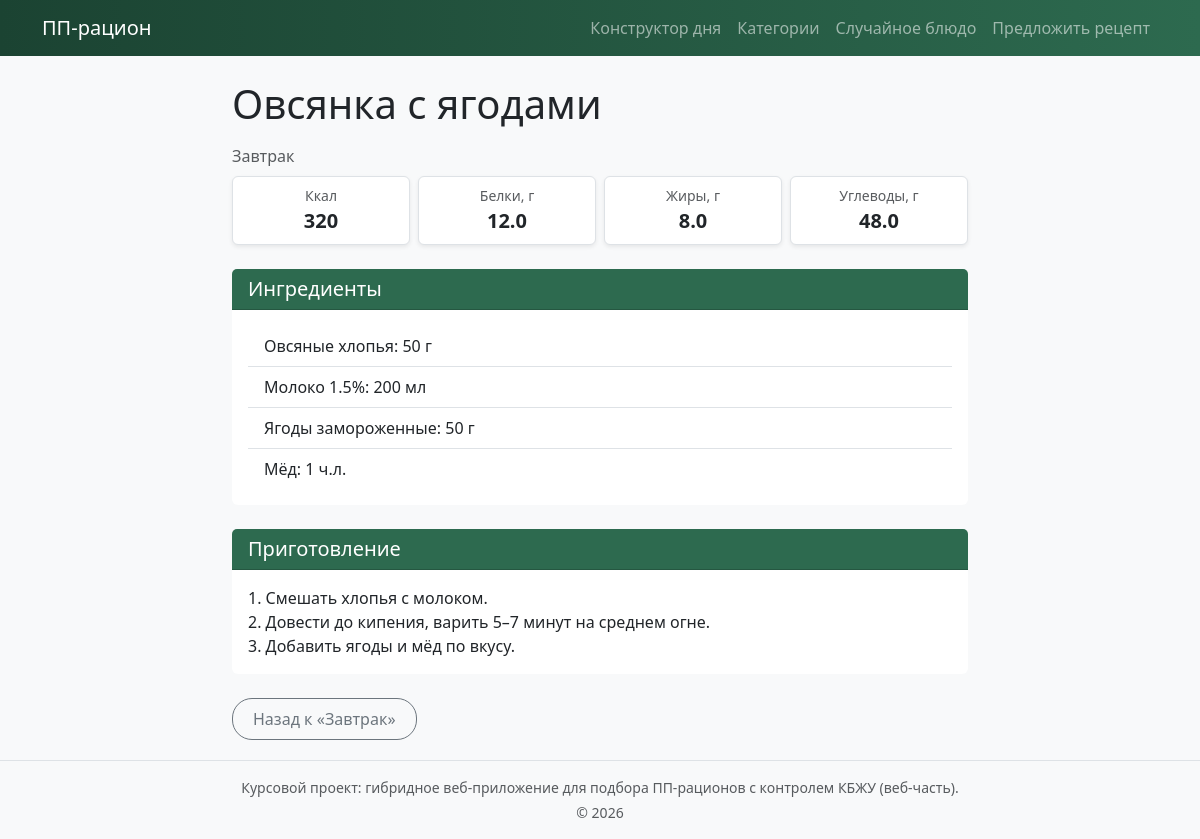
The page /recipe/Овсянка с ягодами on the database its author committed.
### tables this page shows
CREATE TABLE recipes (
            id INTEGER PRIMARY KEY,
            category_id INTEGER,
            name TEXT NOT NULL,
            instructions TEXT NOT NULL,
            kcal INTEGER NOT NULL,
            protein_g REAL NOT NULL,
            fat_g REAL NOT NULL,
            carbs_g REAL NOT NULL,
            FOREIGN KEY (category_id) REFERENCES categories (id)
        );

CREATE TABLE categories (
            id INTEGER PRIMARY KEY,
            name TEXT NOT NULL
        );

CREATE TABLE recipe_ingredients (
            recipe_id INTEGER,
            ingredient_id INTEGER,
            amount TEXT NOT NULL,
            FOREIGN KEY (recipe_id) REFERENCES recipes (id),
            FOREIGN KEY (ingredient_id) REFERENCES ingredients (id),
            PRIMARY KEY (recipe_id, ingredient_id)
        );

CREATE TABLE ingredients (
            id INTEGER PRIMARY KEY,
            name TEXT NOT NULL UNIQUE
        );

### app.py (the view)
@app.route('/recipe/<recipe_name>')
def recipe(recipe_name):
    recipe_details = get_recipe_details(recipe_name)
    if recipe_details:
        return render_template('recipe.html', recipe=recipe_details)
    flash('Рецепт не найден', 'error')
    return redirect(url_for('index'))

### models.py (called while the page is built)
def get_db_connection():
    conn = sqlite3.connect(DB_PATH)
    conn.row_factory = sqlite3.Row
    return conn

### templates/recipe.html (shortened to what this page needs)
{% extends "base.html" %}
{% block content %}
<div class="row">
    <div class="col-md-8 mx-auto">
        <h1 class="mb-3">{{ recipe.name }}</h1>
        <p class="text-muted mb-2">{{ recipe.category }}</p>
        <div class="row row-cols-2 row-cols-md-4 g-2 mb-4">
            <div class="col">
                <div class="border rounded p-2 text-center bg-white shadow-sm">
                    <div class="small text-muted">Ккал</div>
                    <div class="fs-5 fw-semibold">{{ recipe.kcal }}</div>
                </div>
            </div>
            <div class="col">
                <div class="border rounded p-2 text-center bg-white shadow-sm">
                    <div class="small text-muted">Белки, г</div>
                    <div class="fs-5 fw-semibold">{{ '%.1f'|format(recipe.protein_g) }}</div>
                </div>
            </div>
            <div class="col">
                <div class="border rounded p-2 text-center bg-white shadow-sm">
                    <div class="small text-muted">Жиры, г</div>
                    <div class="fs-5 fw-semibold">{{ '%.1f'|format(recipe.fat_g) }}</div>
                </div>
            </div>
            <div class="col">
                <div class="border rounded p-2 text-center bg-white shadow-sm">
                    <div class="small text-muted">Углеводы, г</div>
                    <div class="fs-5 fw-semibold">{{ '%.1f'|format(recipe.carbs_g) }}</div>
                </div>
            </div>
        </div>
        <div class="card mb-4">
            <div class="card-header bg-pp-header text-white">
                <h2 class="h5 mb-0">Ингредиенты</h2>
            </div>
            <div class="card-body">
                <ul class="list-group list-group-flush">
                    {% for ingredient in recipe.ingredients %}
                    <li class="list-group-item">{{ ingredient.name }}: {{ ingredient.amount }}</li>
                    {% endfor %}
                </ul>
            </div>
        </div>
        <div class="card">
            <div class="card-header bg-pp-header text-white">
                <h2 class="h5 mb-0">Приготовление</h2>
            </div>
            <div class="card-body">
                <p class="mb-0" style="white-space: pre-line;">{{ recipe.instructions }}</p>
            </div>
        </div>
        <div class="mt-4">
            <a href="{{ url_for('category', category_name=recipe.category) }}" class="btn btn-outline-secondary">
                Назад к «{{ recipe.category }}»
            </a>
        </div>
    </div>
</div>
{% endblock %}

### static/css/style.css (style rules this page uses)
html, body { height: 100%; margin: 0; padding: 0; }
body { display: flex; flex-direction: column; background-color: #f8f9fa; min-height: 100vh; }
.bg-pp-header { background-color: #2d6a4f !important; }
.card { transition: transform 0.2s; border: none; }
.card-body { display: flex; flex-direction: column; }
.btn { border-radius: 20px; padding: 8px 20px; }
.text-center { text-align: center; }

### rows shown on the page
recipes: name "Овсянка с ягодами", kcal "320", protein_g "12.0", fat_g "8.0", carbs_g "48.0", instructions "1. Смешать хлопья с молоком. 2. Довести до кипения, варить 5–7 минут на среднем огне. 3. Добавить ягоды и мёд по вкусу."
categories: category "Завтрак"
recipe_ingredients: name "Овсяные хлопья", amount "50 г"
recipe_ingredients: name "Молоко 1.5%", amount "200 мл"
recipe_ingredients: name "Ягоды замороженные", amount "50 г"
recipe_ingredients: name "Мёд", amount "1 ч.л."
